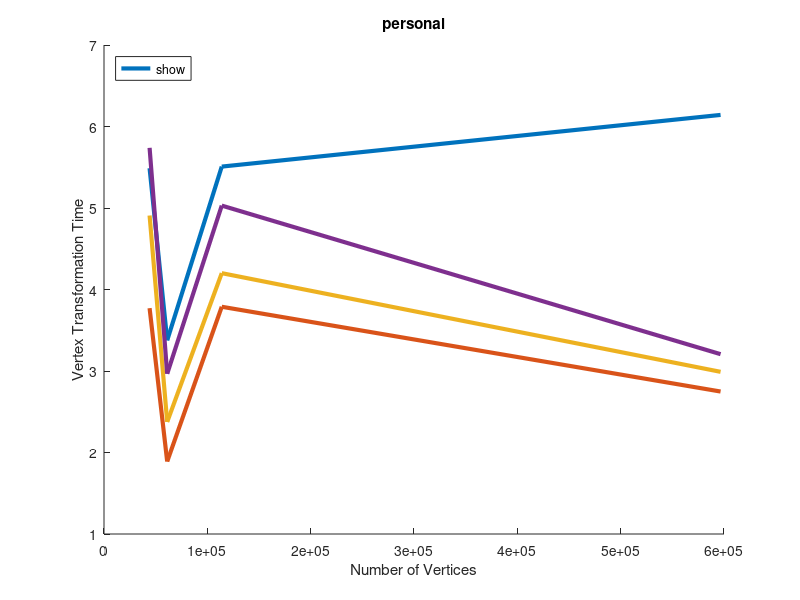

Write MATLAB code to recreate this figure.
function parallel0
clear all;
close all;
hold on;

% [war dragon blackdragon ironman]
x = [44115 61152 113955 596682];
% 4K
tUHD1 = [5.488366 3.376499 5.508071 6.142129];
tUHD4 = [3.771093 1.889516 3.788177 2.748124];
tUHD8 = [4.907953 2.375056 4.200532 2.989861];
tUHD16 = [5.7382626 2.966125 5.029510 3.206479];

plot(x, tUHD1, 'LineWidth', 3, 'DisplayName', '1 thread');
plot(x, tUHD4, 'LineWidth', 3, 'DisplayName', '4 threads');
plot(x, tUHD8, 'LineWidth', 3, 'DisplayName', '8 threads');
plot(x, tUHD16, 'LineWidth', 3, 'DisplayName', '16 threads');
title('personal');
xlabel('Number of Vertices');
ylabel('Vertex Transformation Time');
legend('show', 'Location', 'NorthWest');

end
